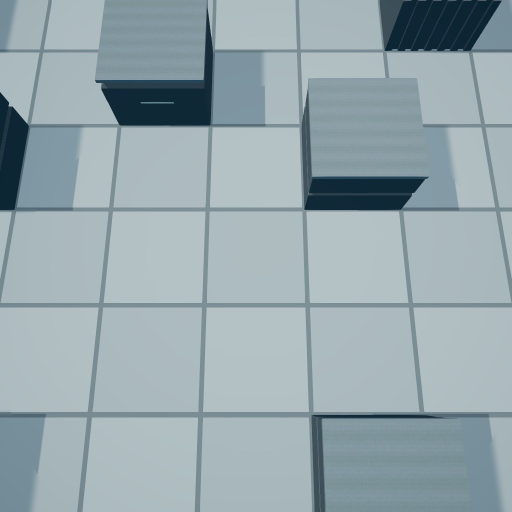
#> input picture Captures/AbilityJuice/shots/r3/aftermath/f0005.jpg, 1024 x 1024 px, given in place of f0000.jpg, which was not available (shown at 1/2 size)
$ python _ad_final.py
#> lines starting #> are read from the running program, lines starting #| are printed output that depends on the picture; after the words box and inside, x2 and y2 are one past the last pixel; in counts of white or black regions, pixels touching at a corner belong together; pictures that were not available may be replaced by others from this repository, and a replacement may not be noted
import numpy as np
from PIL import Image
import os

BASE = os.path.dirname(os.path.abspath(__file__))
SH = os.path.join(BASE, 'shots', 'r3')
PITCH = {'death': 218.0, 'pogo': 158.0}
CEN = {'death': (510, 490), 'pogo': (765, 500)}


def load(shot, i):
#> called with shot = 'death', i = 0
    return np.asarray(Image.open(os.path.join(SH, shot, 'f%04d.jpg' % i)).convert('RGB')).astype(np.float32)
#> call 2 of load, with shot = 'death', i = 12
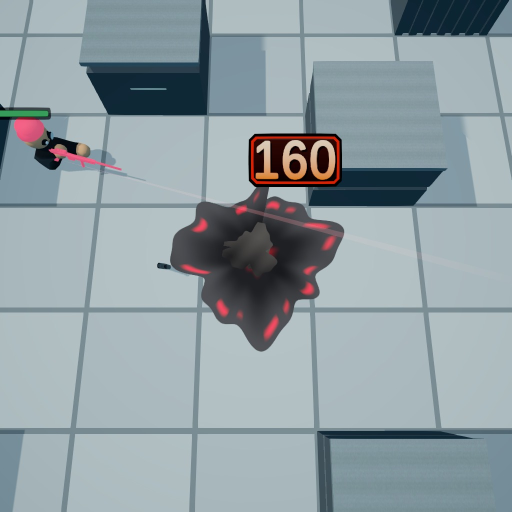
#> input picture Captures/AbilityJuice/shots/r3/death/f0028.jpg, 1024 x 1024 px, given in place of f0012.jpg, which was not available (shown at 1/2 size)


def lum(a):
    return 0.2126*a[..., 0]+0.7152*a[..., 1]+0.0722*a[..., 2]


def win(shot, a, cells):
#> called with shot = 'death', cells = 3.2
    p = PITCH[shot]; cx, cy = CEN[shot]; h = int(cells*p/2)
    H, W = a.shape[:2]
#> H = 1024; W = 1024
    return a[max(0, cy-h):min(H, cy+h), max(0, cx-h):min(W, cx+h)]
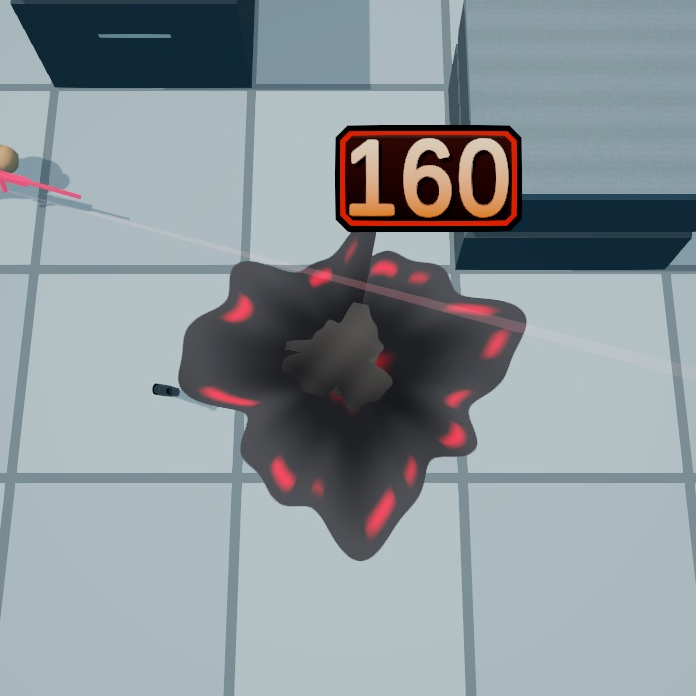
#> returned value: shape (696, 696, 3) float32; mean of channels 0, 1, 2 139.1, 148.7, 153.9; drawn as R, G, B


print('=== DEATH: ROI-limited silhouette stability (3.2-cell window) ===')
p = PITCH['death']
clean = load('death', 0)
prev_mask = None
print(' t       area(c^2)  w     h     cx     cy    dcent(cells)  IoU(prev)')
for i in range(12, 40):
    a = load('death', i)
    r = win('death', a, 3.2); rc = win('death', clean, 3.2)
#> call 2 of win, with shot = 'death', cells = 3.2
#> in win (call 2), `return a[max(0, cy-h):min(H, cy+h), max(0, cx-h):min(W, cx+h)]`:
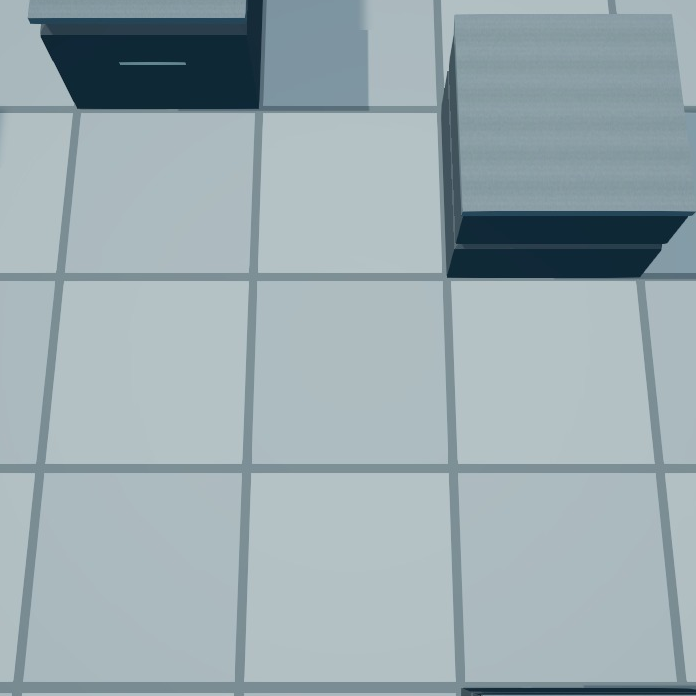
#> returned value: shape (696, 696, 3) float32; mean of channels 0, 1, 2 153.8, 169.7, 175.5; drawn as R, G, B
    m = (np.abs(r-rc).max(-1) > 26) & (lum(r) < 120)
#> in lum, `return 0.2126*a[..., 0]+0.7152*a[..., 1]+0.0722*a[..., 2]`:
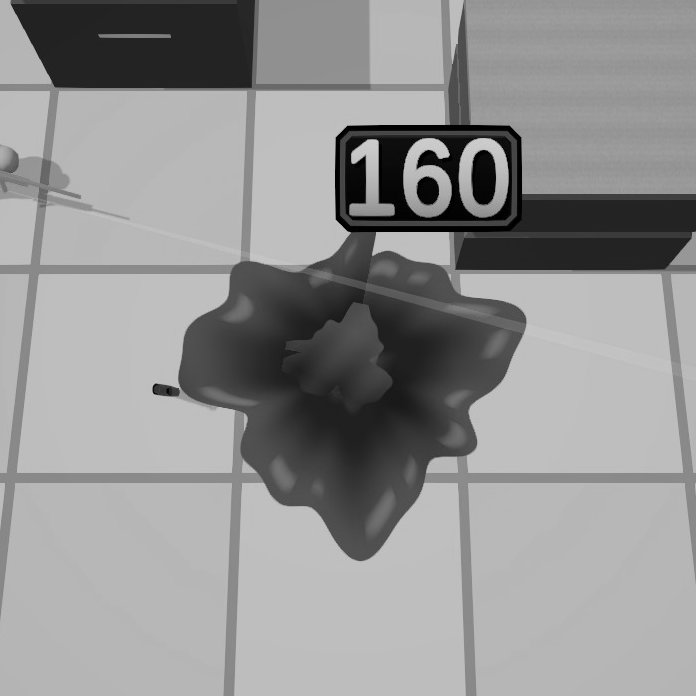
#> returned value: shape (696, 696) float32; min 0, max 211.5, mean 147.3
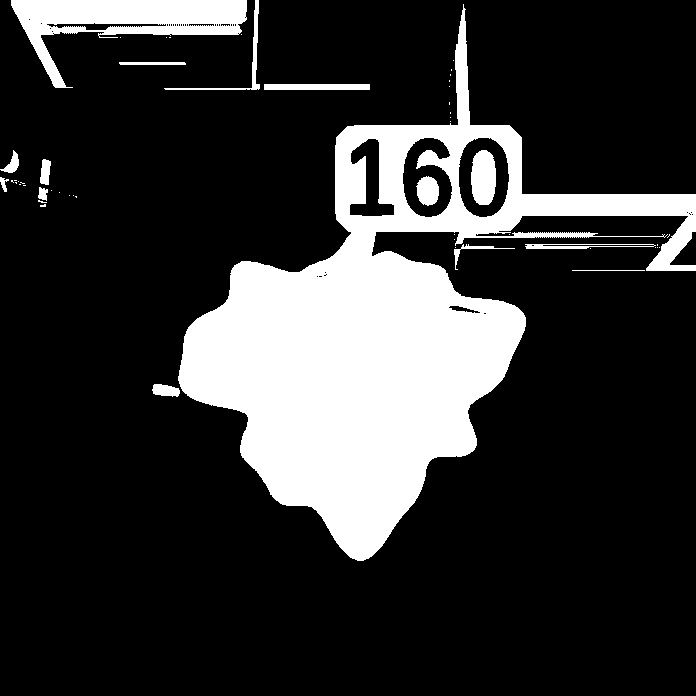
#> m: shape (696, 696) bool; 20.2% white; 52 white regions (37 under 20 px), largest, box (x1, y1, x2, y2) and area: (178, 4, 696, 561) 85058, (11, 0, 247, 88) 8026, (471, 150, 496, 205) 1154
    ys, xs = np.nonzero(m)
    if len(xs) < 50:
        continue
    area = m.sum()/(p*p)
#> area = 2.06
    cx, cy = xs.mean(), ys.mean()
#> cx = 356.5; cy = 301.4
    iou = np.nan
    if prev_mask is not None:
        inter = (m & prev_mask).sum(); uni = (m | prev_mask).sum()
        iou = inter/max(uni, 1)
    if 'pc' in dir():
        dc = np.hypot(cx-pc[0], cy-pc[1])/p
    else:
        dc = np.nan
    print('%+0.3f   %7.3f  %5.2f %5.2f %6.1f %6.1f     %7.4f     %6.3f' % (
        (i-13)/30.0, area, (xs.max()-xs.min()+1)/p, (ys.max()-ys.min()+1)/p, cx, cy, dc, iou))
#| -0.033     2.057   3.19  2.57  356.5  301.4         nan        nan
    prev_mask = m; pc = (cx, cy)
#> after `pc = (cx, cy)`: pc = (356.5, 301.4)
#> pass 2 of the loop `for i in range(12, 40):`:
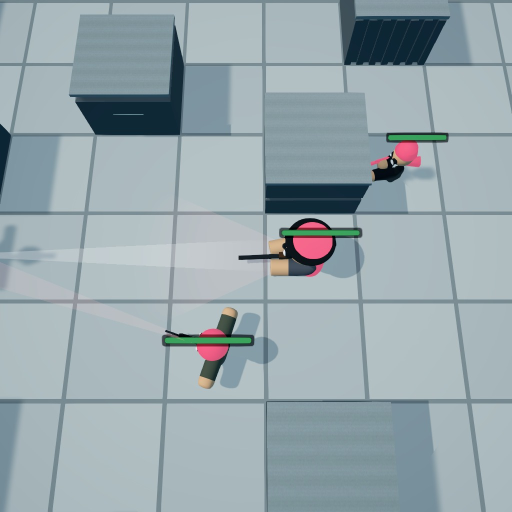
#> input picture Captures/AbilityJuice/shots/r3/grenade/f0013.jpg, 1024 x 1024 px, found by its file name (shown at 1/2 size)
#> in lum (call 2), `return 0.2126*a[..., 0]+0.7152*a[..., 1]+0.0722*a[..., 2]`:
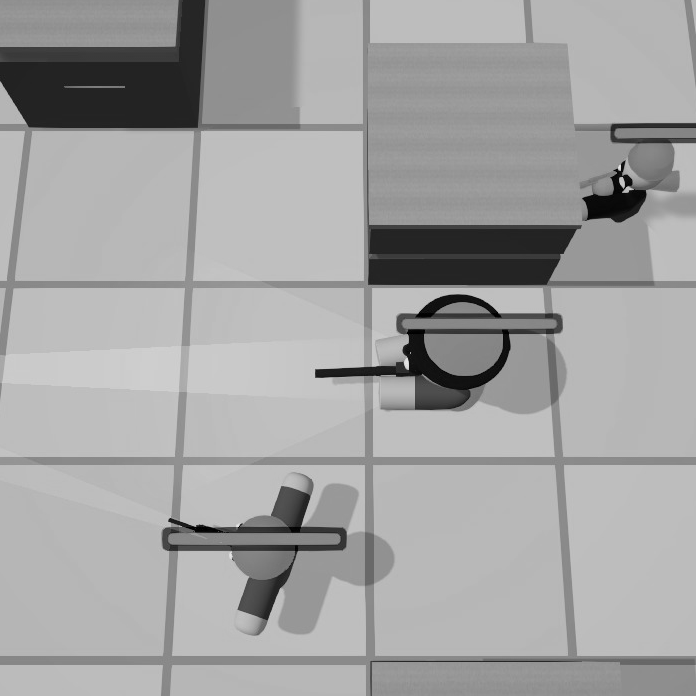
#> returned value: shape (696, 696) float32; min 0.144, max 232.2, mean 162.7
#> `m = (np.abs(r-rc).max(-1) > 26) & (lum(r) < 120)`:
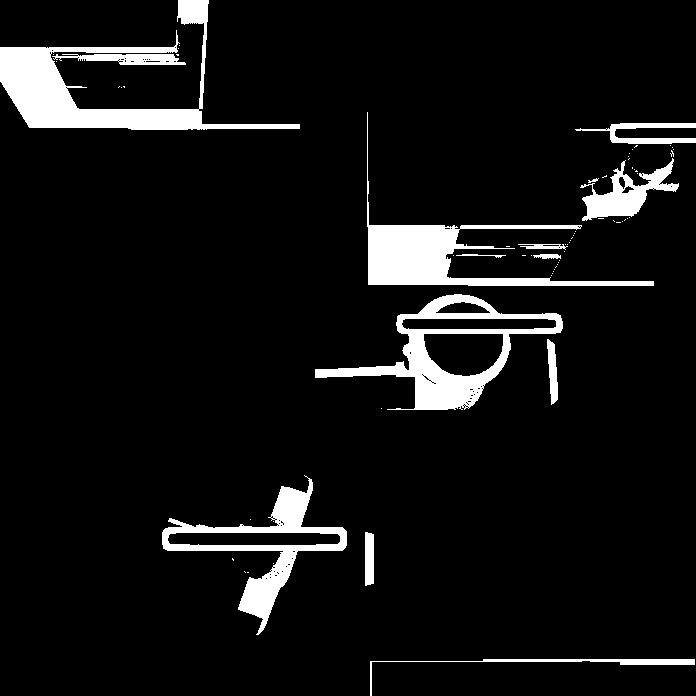
#> m: shape (696, 696) bool; 7.5% white; 71 white regions (57 under 20 px), largest, box (x1, y1, x2, y2) and area: (0, 0, 300, 130) 9434, (315, 294, 563, 410) 7153, (367, 112, 654, 286) 7146
#> area = 0.762
#> cx = 340.4; cy = 281.7
#> inter = 13747
#> uni = 120250
#> iou = 0.114
#> dc = 0.117
#| +0.000     0.762   3.19  3.19  340.4  281.7      0.1167      0.114
#> pc = (340.4, 281.7)
#> (the run stopped early here; a loop or call above may not have finished)
